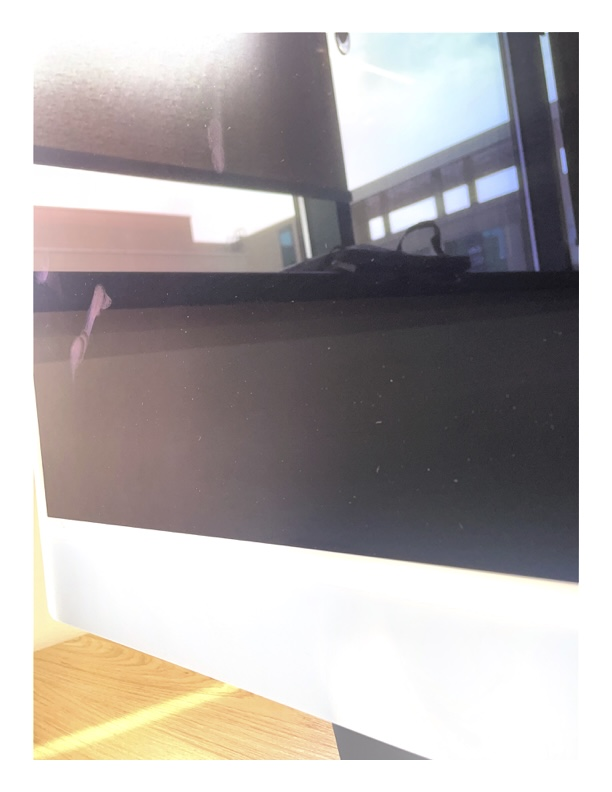
#> input picture Fall/IP/imgs/img-2.jpg, 612 x 792 px
$ python lab-6.py
#> lines starting #> are read from the running program, lines starting #| are printed output that depends on the picture
import cv2
import matplotlib.pyplot as plt
import numpy as np
import copy


def apply_filters(image_input, box, filt_size):
    """
    Applies a box filter to the input image.

    Parameters:
    - image_input: The input image as a 2D numpy array.
    - box: The box filter kernel.
    - filt_size: The size of the filter (should match the size of the box kernel).

    Returns:
    - image_box: The filtered image.
    """
    pad_size = int(np.floor(filt_size / 2))

    # Pad the image symmetrically
    image_padded = np.pad(image_input, pad_width=((pad_size, pad_size), (pad_size, pad_size)), mode='symmetric')

    # Make a deep copy of the input image for the output
    image_box = copy.deepcopy(image_input)

    # Get the dimensions of the input image
    row, column = image_input.shape

    # Apply the filter
    for i in range(row):
        for j in range(column):
            # Extract the current patch
            patch_curr = image_padded[i:i + filt_size, j:j + filt_size]

            # Multiply the patch by the filter (element-wise)
            results_box = box * patch_curr

            # Sum the results and assign to the output image
            image_box[i, j] = np.sum(results_box)

    return image_box


def box_filt(n):
    """
    Creates a box filter kernel of size n x n.
    """
    if n <= 0 or n % 2 == 0:
        raise ValueError("Window size must be a positive odd integer.")

    # Create a kernel with all elements equal to 1/(n*n)
    kernel = np.ones((n, n), np.float32) / (n * n)
    return kernel


image = cv2.imread('imgs/img-2.jpg', cv2.IMREAD_GRAYSCALE)
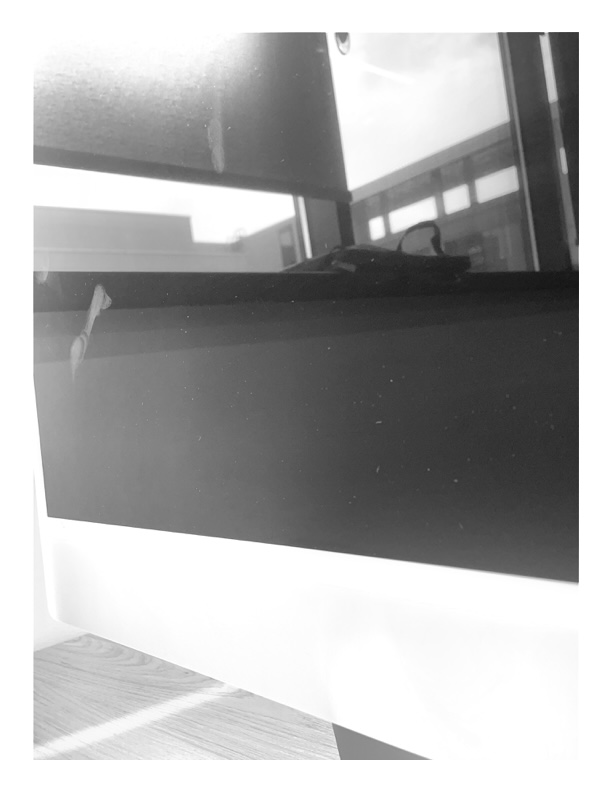
#> image: shape (792, 612); min 20, max 255, mean 174.8
cv2.imshow("a",image)
cv2.imshow("b", apply_filters(image,box_filt(5),5))

cv2.waitKey(0)
